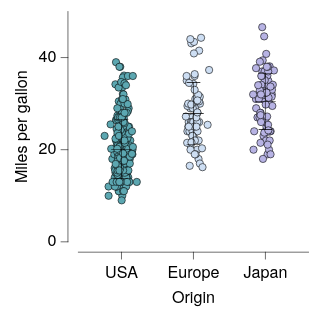

Vega-Lite specification stored for this chart:
### Vega-Lite specification from a JSON file in a GitHub repository (floating-point values rounded to 4 significant figures; data arrays with more than 128 entries replaced by an {"elided": "..."} marker saying what was removed)
{"background": null, "config": {"arc": {"fill": "#DBDBDB", "fillOpacity": 1.0, "innerRadius": 25.0, "padAngle": 0.03, "stroke": "black", "strokeOpacity": 1, "strokeWidth": 0.25}, "area": {"fill": "#DBDBDB", "fillOpacity": 1.0, "stroke": "black", "strokeOpacity": 1, "strokeWidth": 0.25}, "axis": {"domain": true, "domainCap": "round", "domainColor": "black", "domainWidth": 0.25, "grid": false, "gridCap": "round", "gridColor": "#F1F1F1", "gridDash": [0, 0], "gridOpacity": 1.0, "gridWidth": 0.25, "labelColor": "black", "labelFont": "Helvetica Neue, HelveticaNeue, Helvetica, Arial, sans-serif", "labelFontSize": 7, "labelFontStyle": "normal", "labelFontWeight": 400, "offset": 4.5, "ticks": true, "tickCap": "round", "tickColor": "black", "tickRound": false, "tickSize": 3, "tickWidth": 0.25, "titleColor": "black", "titleFont": "Helvetica Neue, HelveticaNeue, Helvetica, Arial, sans-serif", "titleFontSize": 7, "titleFontStyle": "normal", "titleFontWeight": 400}, "axisX": {"domain": true, "labelAlign": "center", "labelAngle": 0, "labels": true, "ticks": true, "translate": 0}, "axisY": {"domain": true, "labelAlign": "right", "labelAngle": 0, "labels": true, "ticks": true, "translate": 0}, "axisRight": {"domain": true, "labelAlign": "left", "labelAngle": 0, "labels": true, "ticks": true, "translate": 0}, "axisTop": {"domain": true, "labelAlign": "center", "labelAngle": 0, "labels": true, "ticks": true, "translate": 0}, "axisBand": {"tickOffset": 0}, "bar": {"fill": "#DBDBDB", "fillOpacity": 1.0, "stroke": "black", "strokeOpacity": 1, "strokeWidth": 0.25}, "boxplot": {"size": 9.0, "ticks": {"cornerRadius": 0.25, "fill": "black", "opacity": 1, "size": 4.5, "thickness": 0.25}, "box": {"fillOpacity": 1.0, "stroke": "black", "strokeOpacity": 1, "strokeWidth": 0.25}, "median": {"cornerRadius": 0, "fill": "black", "fillOpacity": 1.0, "opacity": 1, "size": 9.0, "thickness": 0.25}, "rule": {"fill": "black", "fillOpacity": 1.0, "size": 10.0, "stroke": "black", "strokeDash": [0, 0], "strokeOpacity": 1, "strokeWidth": 0.25}, "outliers": {"color": "black", "fill": "black", "fillOpacity": 1.0, "size": 0, "stroke": "black", "strokeOpacity": 1, "strokeWidth": 0.25}}, "circle": {"fill": "black", "fillOpacity": 1.0, "size": 1.25, "stroke": null, "strokeOpacity": 1, "strokeWidth": 0.25}, "errorband": {"band": {"fillOpacity": 0.6, "stroke": null, "strokeWidth": 0.25, "strokeOpacity": 1}, "borders": {"opacity": 0, "strokeOpacity": 0.25, "strokeWidth": 1}}, "errorbar": {"opacity": 1, "rule": {"strokeDash": [0, 0], "strokeWidth": 0.25}, "ticks": {"color": "black", "cornerRadius": 0.125, "opacity": 1, "size": 6.0, "thickness": 0.25}, "thickness": 0.25}, "font": "Helvetica Neue, HelveticaNeue, Helvetica, Arial, sans-serif", "geoshape": {"fill": "#DBDBDB", "fillOpacity": 1.0, "stroke": "black", "strokeOpacity": 1, "strokeWidth": 0.25}, "header": {"labelColor": "black", "labelFont": "Helvetica Neue, HelveticaNeue, Helvetica, Arial, sans-serif", "labelFontSize": 7, "labelFontStyle": "normal", "labelFontWeight": 400, "titleColor": "black", "titleFont": "Helvetica Neue, HelveticaNeue, Helvetica, Arial, sans-serif", "titleFontSize": 7, "titleFontStyle": "normal", "titleFontWeight": 400, "titlePadding": 0}, "legend": {"disable": false, "offset": 4.5, "titlePadding": 4, "labelOffset": 2, "gradientLabelOffset": 2, "gradientLength": 50.0, "gradientThickness": 5.0, "gradientOpacity": 1.0, "gradientStrokeColor": "black", "gradientStrokeWidth": 0.25, "labelColor": "black", "labelFont": "Helvetica Neue, HelveticaNeue, Helvetica, Arial, sans-serif", "labelFontSize": 7, "labelFontStyle": "normal", "labelFontWeight": 400, "strokeColor": "black", "strokeWidth": 0, "symbolSize": 42, "symbolStrokeColor": "black", "symbolStrokeWidth": 0.25, "titleColor": "black", "titleFont": "Helvetica Neue, HelveticaNeue, Helvetica, Arial, sans-serif", "titleFontSize": 7, "titleFontStyle": "normal", "titleFontWeight": 400}, "line": {"color": "black", "stroke": "black", "strokeCap": "round", "strokeDash": [0, 0], "strokeOpacity": 1, "strokeWidth": 0.375}, "point": {"filled": true, "fill": "#DBDBDB", "fillOpacity": 1.0, "size": 5.0, "stroke": "black", "strokeOpacity": 1, "strokeWidth": 0.25}, "range": {"category": ["#5CA7B1", "#CDDEF3", "#B7B3E4", "#B3DAB5", "#F5E1B3", "#3D727B", "#8AA8D2", "#867DAC", "#80A988", "#CBB17A", "#204148", "#59719A", "#584C77", "#507B5F", "#9D824D"], "diverging": {"scheme": ["#C35082", "#CE6D94", "#D989A7", "#E2A4BA", "#EABFCE", "#F1DBE2", "#F6F6F6", "#D7E0EB", "#B9CBE0", "#9BB6D5", "#7DA1C9", "#5F8CBD", "#4177B1"]}, "heatmap": {"scheme": ["#32022B", "#43044D", "#4C196E", "#4D338C", "#484DA6", "#3A68BB", "#1D83CA", "#1D9CCB", "#23B5C9", "#28CDC5", "#4DE0B4", "#91EE9F"]}, "ordinal": {"scheme": ["#F1F1F1", "#DBDBDB", "#C6C6C6", "#B2B2B2", "#9D9D9D", "#898989", "#767676", "#636363", "#515151", "#404040", "#2F2F2F", "#1F1F1F"]}, "ramp": {"scheme": ["#32022B", "#43044D", "#4C196E", "#4D338C", "#484DA6", "#3A68BB", "#1D83CA", "#1D9CCB", "#23B5C9", "#28CDC5", "#4DE0B4", "#91EE9F"]}}, "rule": {"color": "black", "stroke": "black", "strokeCap": "round", "strokeDash": [2, 2], "strokeOpacity": 1, "strokeWidth": 0.25}, "scale": {"bandPaddingInner": 0.1, "bandPaddingOuter": 0.1, "round": false}, "rect": {"fill": "#DBDBDB", "fillOpacity": 1.0, "stroke": "black", "strokeOpacity": 1, "strokeWidth": 0.25}, "square": {"fill": "#DBDBDB", "fillOpacity": 1.0, "size": 10.0, "stroke": "black", "strokeOpacity": 1, "strokeWidth": 0.25}, "text": {"color": "black", "font": "Helvetica Neue, HelveticaNeue, Helvetica, Arial, sans-serif", "fontSize": 7, "fontStyle": "normal", "fontWeight": 400}, "tick": {"color": "black", "cornerRadius": 0.125, "opacity": 1.0, "size": 9.0, "thickness": 0.25}, "title": {"anchor": "middle", "frame": "group", "color": "black", "font": "Helvetica Neue, HelveticaNeue, Helvetica, Arial, sans-serif", "fontSize": 7, "fontStyle": "normal", "fontWeight": 400, "subtitleColor": "black", "subtitleFont": "Helvetica Neue, HelveticaNeue, Helvetica, Arial, sans-serif", "subtitleFontSize": "Helvetica Neue, HelveticaNeue, Helvetica, Arial, sans-serif", "subtitleFontStyle": "normal", "subtitleFontWeight": 400}, "trail": {"color": "black", "opacity": 1, "size": 0.375}, "view": {"continuousWidth": 100, "continuousHeight": 100, "discreteWidth": 100, "discreteHeight": 100, "fill": null, "stroke": null, "strokeWidth": 0.25}}, "layer": [{"data": {"name": "data-5a85ede2053d4aec77293cfb476ae07b"}, "mark": {"type": "circle", "opacity": 1.0, "size": 10.0, "stroke": "black", "strokeOpacity": 1, "strokeWidth": 0.25}, "encoding": {"color": {"field": "Origin", "legend": null, "scale": {"domain": ["USA", "Europe", "Japan"]}, "sort": ["USA", "Europe", "Japan"], "title": null, "type": "nominal"}, "x": {"axis": {}, "field": "Origin", "scale": {"domain": ["USA", "Europe", "Japan"]}, "sort": ["USA", "Europe", "Japan"], "title": "Origin", "type": "nominal"}, "xOffset": {"field": "jitter_x", "scale": {"domain": [-7.33, 7.33], "range": [5.17, 19.83]}, "type": "quantitative"}, "y": {"field": "Miles_per_Gallon", "title": "Miles per gallon", "type": "quantitative"}}}, {"data": {"name": "data-246b549c5f5e5aa127fcea3f51cbe754"}, "mark": {"type": "errorbar"}, "encoding": {"x": {"axis": {}, "field": "Origin", "scale": {"domain": ["USA", "Europe", "Japan"]}, "sort": ["USA", "Europe", "Japan"], "title": "Origin", "type": "nominal"}, "y": {"field": "__mean", "title": "Miles per gallon", "type": "quantitative"}, "yError": {"field": "__error"}}}, {"data": {"name": "data-246b549c5f5e5aa127fcea3f51cbe754"}, "mark": {"type": "tick"}, "encoding": {"x": {"axis": {}, "field": "Origin", "scale": {"domain": ["USA", "Europe", "Japan"]}, "sort": ["USA", "Europe", "Japan"], "title": "Origin", "type": "nominal"}, "y": {"field": "__mean", "title": "Miles per gallon", "type": "quantitative"}}}], "$schema": "https://vega.github.io/schema/vega-lite/v6.4.1.json", "datasets": {"data-5a85ede2053d4aec77293cfb476ae07b": {"elided": "398 records"}, "data-246b549c5f5e5aa127fcea3f51cbe754": [{"Origin": "USA", "__mean": 20.08, "__error": 6.403, "__dysonsphere__": 1}, {"Origin": "Japan", "__mean": 30.45, "__error": 6.09, "__dysonsphere__": 1}, {"Origin": "Europe", "__mean": 27.89, "__error": 6.724, "__dysonsphere__": 1}]}}
